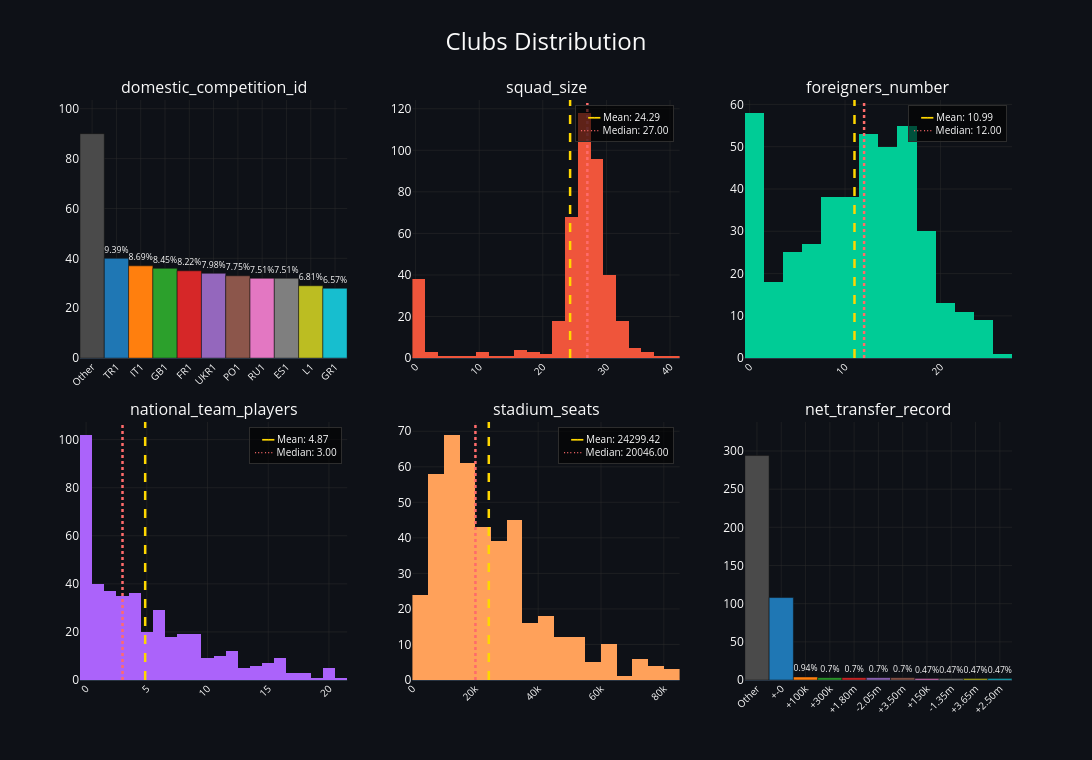

Write notebook code for a chart like this one.
### Code cell
ignore_list = ['name', 'club_id', 'stadium_name']
clubs_dist = distribution_plot(clubs_summary, title="Clubs Distribution", n_cols=3, ignore_cols=ignore_list)
clubs_dist

### Figure 1 — Plotly figure (JSON) as saved in the notebook; plotly's stock layout.template omitted (floating-point values rounded to 4 significant figures; data arrays with more than 128 entries replaced by an {"elided": "..."} marker saying what was removed)
{"data": [{"cliponaxis": false, "hoverinfo": "text", "hovertext": ["Other<br>Count: 90<br>Percentage: 21.13%", "TR1<br>Count: 40<br>Percentage: 9.39%", "IT1<br>Count: 37<br>Percentage: 8.69%", "GB1<br>Count: 36<br>Percentage: 8.45%", "FR1<br>Count: 35<br>Percentage: 8.22%", "UKR1<br>Count: 34<br>Percentage: 7.98%", "PO1<br>Count: 33<br>Percentage: 7.75%", "RU1<br>Count: 32<br>Percentage: 7.51%", "ES1<br>Count: 32<br>Percentage: 7.51%", "L1<br>Count: 29<br>Percentage: 6.81%", "GR1<br>Count: 28<br>Percentage: 6.57%"], "marker": {"color": ["#4a4a4a", "#1f77b4", "#ff7f0e", "#2ca02c", "#d62728", "#9467bd", "#8c564b", "#e377c2", "#7f7f7f", "#bcbd22", "#17becf"]}, "name": "domestic_competition_id", "showlegend": false, "text": ["21.13%", "9.39%", "8.69%", "8.45%", "8.22%", "7.98%", "7.75%", "7.51%", "7.51%", "6.81%", "6.57%"], "textfont": {"size": 10}, "textposition": "outside", "type": "bar", "x": ["Other", "TR1", "IT1", "GB1", "FR1", "UKR1", "PO1", "RU1", "ES1", "L1", "GR1"], "xaxis": "x", "y": [90, 40, 37, 36, 35, 34, 33, 32, 32, 29, 28], "yaxis": "y"}, {"autobinx": true, "marker": {"color": "#EF553B"}, "name": "squad_size", "showlegend": false, "type": "histogram", "x": {"elided": "426 int values"}, "xaxis": "x2", "yaxis": "y2"}, {"autobinx": true, "marker": {"color": "#00CC96"}, "name": "foreigners_number", "showlegend": false, "type": "histogram", "x": {"elided": "426 int values"}, "xaxis": "x3", "yaxis": "y3"}, {"autobinx": true, "marker": {"color": "#AB63FA"}, "name": "national_team_players", "showlegend": false, "type": "histogram", "x": {"elided": "426 int values"}, "xaxis": "x4", "yaxis": "y4"}, {"autobinx": true, "marker": {"color": "#FFA15A"}, "name": "stadium_seats", "showlegend": false, "type": "histogram", "x": {"elided": "426 int values"}, "xaxis": "x5", "yaxis": "y5"}, {"cliponaxis": false, "hoverinfo": "text", "hovertext": ["Other<br>Count: 294<br>Percentage: 69.01%", "+-0<br>Count: 108<br>Percentage: 25.35%", "+100k<br>Count: 4<br>Percentage: 0.94%", "+300k<br>Count: 3<br>Percentage: 0.7%", "+1.80m<br>Count: 3<br>Percentage: 0.7%", "-2.05m<br>Count: 3<br>Percentage: 0.7%", "+3.50m<br>Count: 3<br>Percentage: 0.7%", "+150k<br>Count: 2<br>Percentage: 0.47%", "-1.35m<br>Count: 2<br>Percentage: 0.47%", "+3.65m<br>Count: 2<br>Percentage: 0.47%", "+2.50m<br>Count: 2<br>Percentage: 0.47%"], "marker": {"color": ["#4a4a4a", "#1f77b4", "#ff7f0e", "#2ca02c", "#d62728", "#9467bd", "#8c564b", "#e377c2", "#7f7f7f", "#bcbd22", "#17becf"]}, "name": "net_transfer_record", "showlegend": false, "text": ["69.01%", "25.35%", "0.94%", "0.7%", "0.7%", "0.7%", "0.7%", "0.47%", "0.47%", "0.47%", "0.47%"], "textfont": {"size": 10}, "textposition": "outside", "type": "bar", "x": ["Other", "+-0", "+100k", "+300k", "+1.80m", "-2.05m", "+3.50m", "+150k", "-1.35m", "+3.65m", "+2.50m"], "xaxis": "x6", "y": [294, 108, 4, 3, 3, 3, 3, 2, 2, 2, 2], "yaxis": "y6"}], "layout": {"annotations": [{"font": {"size": 16}, "showarrow": false, "text": "domestic_competition_id", "x": 0.1433, "xanchor": "center", "xref": "paper", "y": 1, "yanchor": "bottom", "yref": "paper"}, {"font": {"size": 16}, "showarrow": false, "text": "squad_size", "x": 0.5, "xanchor": "center", "xref": "paper", "y": 1, "yanchor": "bottom", "yref": "paper"}, {"font": {"size": 16}, "showarrow": false, "text": "foreigners_number", "x": 0.8567, "xanchor": "center", "xref": "paper", "y": 1, "yanchor": "bottom", "yref": "paper"}, {"font": {"size": 16}, "showarrow": false, "text": "national_team_players", "x": 0.1433, "xanchor": "center", "xref": "paper", "y": 0.445, "yanchor": "bottom", "yref": "paper"}, {"font": {"size": 16}, "showarrow": false, "text": "stadium_seats", "x": 0.5, "xanchor": "center", "xref": "paper", "y": 0.445, "yanchor": "bottom", "yref": "paper"}, {"font": {"size": 16}, "showarrow": false, "text": "net_transfer_record", "x": 0.8567, "xanchor": "center", "xref": "paper", "y": 0.445, "yanchor": "bottom", "yref": "paper"}, {"bgcolor": "rgba(0,0,0,0.6)", "bordercolor": "#2d2d2d", "borderpad": 4, "borderwidth": 1, "font": {"color": "#fafafa", "size": 10}, "showarrow": false, "text": "<span style=\"color:#FFD700;\">━━</span> Mean: 24.29<br><span style=\"color:#FF6B6B;\">⋯⋯</span> Median: 27.00", "x": 0.98, "xanchor": "right", "xref": "x2 domain", "y": 0.98, "yanchor": "top", "yref": "y2 domain"}, {"bgcolor": "rgba(0,0,0,0.6)", "bordercolor": "#2d2d2d", "borderpad": 4, "borderwidth": 1, "font": {"color": "#fafafa", "size": 10}, "showarrow": false, "text": "<span style=\"color:#FFD700;\">━━</span> Mean: 10.99<br><span style=\"color:#FF6B6B;\">⋯⋯</span> Median: 12.00", "x": 0.98, "xanchor": "right", "xref": "x3 domain", "y": 0.98, "yanchor": "top", "yref": "y3 domain"}, {"bgcolor": "rgba(0,0,0,0.6)", "bordercolor": "#2d2d2d", "borderpad": 4, "borderwidth": 1, "font": {"color": "#fafafa", "size": 10}, "showarrow": false, "text": "<span style=\"color:#FFD700;\">━━</span> Mean: 4.87<br><span style=\"color:#FF6B6B;\">⋯⋯</span> Median: 3.00", "x": 0.98, "xanchor": "right", "xref": "x4 domain", "y": 0.98, "yanchor": "top", "yref": "y4 domain"}, {"bgcolor": "rgba(0,0,0,0.6)", "bordercolor": "#2d2d2d", "borderpad": 4, "borderwidth": 1, "font": {"color": "#fafafa", "size": 10}, "showarrow": false, "text": "<span style=\"color:#FFD700;\">━━</span> Mean: 24299.42<br><span style=\"color:#FF6B6B;\">⋯⋯</span> Median: 20046.00", "x": 0.98, "xanchor": "right", "xref": "x5 domain", "y": 0.98, "yanchor": "top", "yref": "y5 domain"}], "autosize": false, "font": {"color": "#fafafa", "size": 12}, "height": 760, "paper_bgcolor": "#0e1117", "plot_bgcolor": "#0e1117", "shapes": [{"line": {"color": "#FFD700", "dash": "dash", "width": 2.5}, "type": "line", "x0": 24.29, "x1": 24.29, "xref": "x2", "y0": 0, "y1": 1, "yref": "y2 domain"}, {"line": {"color": "#FF6B6B", "dash": "dot", "width": 2.5}, "type": "line", "x0": 27, "x1": 27, "xref": "x2", "y0": 0, "y1": 1, "yref": "y2 domain"}, {"line": {"color": "#FFD700", "dash": "dash", "width": 2.5}, "type": "line", "x0": 10.99, "x1": 10.99, "xref": "x3", "y0": 0, "y1": 1, "yref": "y3 domain"}, {"line": {"color": "#FF6B6B", "dash": "dot", "width": 2.5}, "type": "line", "x0": 12, "x1": 12, "xref": "x3", "y0": 0, "y1": 1, "yref": "y3 domain"}, {"line": {"color": "#FFD700", "dash": "dash", "width": 2.5}, "type": "line", "x0": 4.866, "x1": 4.866, "xref": "x4", "y0": 0, "y1": 1, "yref": "y4 domain"}, {"line": {"color": "#FF6B6B", "dash": "dot", "width": 2.5}, "type": "line", "x0": 3, "x1": 3, "xref": "x4", "y0": 0, "y1": 1, "yref": "y4 domain"}, {"line": {"color": "#FFD700", "dash": "dash", "width": 2.5}, "type": "line", "x0": 24300.0, "x1": 24300.0, "xref": "x5", "y0": 0, "y1": 1, "yref": "y5 domain"}, {"line": {"color": "#FF6B6B", "dash": "dot", "width": 2.5}, "type": "line", "x0": 20046, "x1": 20046, "xref": "x5", "y0": 0, "y1": 1, "yref": "y5 domain"}], "showlegend": false, "title": {"font": {"size": 24}, "text": "Clubs Distribution", "x": 0.5}, "uniformtext": {"minsize": 8, "mode": "hide"}, "width": 1400, "xaxis": {"anchor": "y", "domain": [0, 0.2867], "gridcolor": "#2d2d2d", "gridwidth": 0.5, "showgrid": true, "tickangle": -45, "tickfont": {"size": 10}}, "xaxis2": {"anchor": "y2", "domain": [0.3567, 0.6433], "gridcolor": "#2d2d2d", "gridwidth": 0.5, "showgrid": true, "tickangle": -45, "tickfont": {"size": 10}}, "xaxis3": {"anchor": "y3", "domain": [0.7133, 1], "gridcolor": "#2d2d2d", "gridwidth": 0.5, "showgrid": true, "tickangle": -45, "tickfont": {"size": 10}}, "xaxis4": {"anchor": "y4", "domain": [0, 0.2867], "gridcolor": "#2d2d2d", "gridwidth": 0.5, "showgrid": true, "tickangle": -45, "tickfont": {"size": 10}}, "xaxis5": {"anchor": "y5", "domain": [0.3567, 0.6433], "gridcolor": "#2d2d2d", "gridwidth": 0.5, "showgrid": true, "tickangle": -45, "tickfont": {"size": 10}}, "xaxis6": {"anchor": "y6", "domain": [0.7133, 1], "gridcolor": "#2d2d2d", "gridwidth": 0.5, "showgrid": true, "tickangle": -45, "tickfont": {"size": 10}}, "yaxis": {"anchor": "x", "domain": [0.555, 1], "gridcolor": "#2d2d2d", "gridwidth": 0.5, "range": [0, 103.5], "showgrid": true}, "yaxis2": {"anchor": "x2", "domain": [0.555, 1], "gridcolor": "#2d2d2d", "gridwidth": 0.5, "showgrid": true}, "yaxis3": {"anchor": "x3", "domain": [0.555, 1], "gridcolor": "#2d2d2d", "gridwidth": 0.5, "showgrid": true}, "yaxis4": {"anchor": "x4", "domain": [0, 0.445], "gridcolor": "#2d2d2d", "gridwidth": 0.5, "showgrid": true}, "yaxis5": {"anchor": "x5", "domain": [0, 0.445], "gridcolor": "#2d2d2d", "gridwidth": 0.5, "showgrid": true}, "yaxis6": {"anchor": "x6", "domain": [0, 0.445], "gridcolor": "#2d2d2d", "gridwidth": 0.5, "range": [0, 338.1], "showgrid": true}}}
